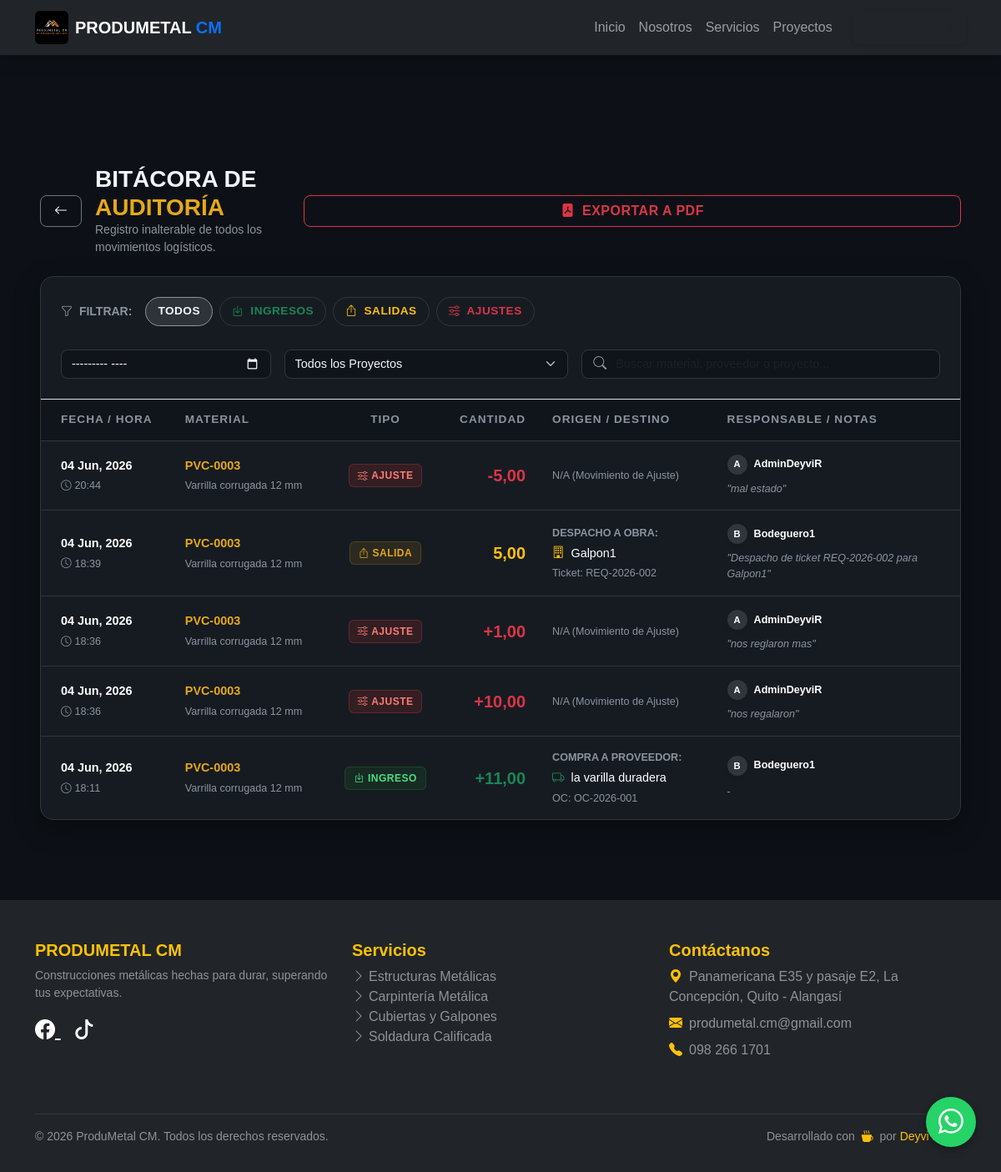
The app's page /erp/inventario/auditoria/ (signed in) with its own data.
### web/models.py (models this page shows, shortened)
class MovimientoInventario(models.Model):
    TIPO_MOVIMIENTO = [
        ('INGRESO', 'Ingreso por Compra (Abastecimiento)'),
        ('SALIDA', 'Salida por Requerimiento (Despacho)'),
        ('AJUSTE', 'Ajuste Manual de Inventario'),
        ('VENTA', 'Venta a Terceros'),
        ('TRANSFERENCIA', 'Transferencia entre Bodegas'),
    ]
    material = models.ForeignKey(Material, on_delete=models.PROTECT, related_name='movimientos')
    tipo = models.CharField(max_length=15, choices=TIPO_MOVIMIENTO)
    cantidad = models.DecimalField(max_digits=10, decimal_places=2)
    bodega_origen = models.ForeignKey(Bodega, on_delete=models.SET_NULL, null=True, blank=True, related_name='movimientos_salida')
    bodega_destino = models.ForeignKey(Bodega, on_delete=models.SET_NULL, null=True, blank=True, related_name='movimientos_ingreso')
    fecha_hora = models.DateTimeField(default=timezone.now)
    responsable = models.ForeignKey(User, on_delete=models.SET_NULL, null=True, blank=True)
    requerimiento_asociado = models.ForeignKey('Requerimiento', on_delete=models.SET_NULL, null=True, blank=True)
    orden_compra_asociada = models.ForeignKey('OrdenCompra', on_delete=models.SET_NULL, null=True, blank=True)
    observaciones = models.TextField(blank=True, null=True)
    certificado_calidad = models.FileField(
        upload_to='certificados/%Y/%m/%d/', blank=True, null=True,
        validators=[FileExtensionValidator(allowed_extensions=['pdf'])],
        help_text="Certificado de calidad subido por bodega"
    )
    history = HistoricalRecords()

class Material(models.Model):
    categoria = models.ForeignKey(Categoria, on_delete=models.PROTECT)
    sku = models.CharField(
        max_length=50, unique=True, blank=True, editable=False,
        help_text="Código único auto-generado"
    )
    nombre = models.CharField(
        max_length=200,
        help_text="Nombre comercial o norma técnica"
    )
    descripcion = models.TextField(blank=True, null=True)
    stock_actual = models.DecimalField(
        max_digits=10, decimal_places=2, default=0.00,
        help_text="Stock Total (Suma de bodegas). Denormalizado para reportes rápidos."
    )
    stock_minimo = models.DecimalField(
        max_digits=10, decimal_places=2, default=5.00,
        help_text="Umbral para alertas de reabastecimiento"
    )
    precio_base = models.DecimalField(
        max_digits=10, decimal_places=2, default=0.00,
        help_text="Precio unitario sin impuesto"
    )
    impuesto_porcentaje = models.DecimalField(
        max_digits=5, decimal_places=2, default=15.00,
        help_text="Porcentaje de impuesto (IVA, etc)"
    )
    is_active = models.BooleanField(
        default=True,
        help_text="Desmarcar para borrado lógico (mantiene histórico)"
    )
    fecha_creacion = models.DateTimeField(auto_now_add=True)
    fecha_modificacion = models.DateTimeField(auto_now=True)
    history = HistoricalRecords()
    class Meta:
        verbose_name_plural = "Inventario (Materiales y Consumibles)"
        ordering = ['-fecha_creacion']
        indexes = [
            models.Index(fields=['sku']),
            models.Index(fields=['categoria', 'is_active']),
        ]

class Requerimiento(models.Model):
    ESTADOS = [
        ('PENDIENTE', 'Pendiente de Aprobación Admin'),
        ('APROBADO', 'Aprobado'),
        ('RECHAZADO', 'Rechazado'),
        ('PARCIALMENTE_DESPACHADO', 'Parcialmente Despachado'),
        ('DESPACHADO', 'Despachado Totalmente'),
        ('EN_COMPRAS', 'Enviado a Compras'),
    ]
    folio = models.CharField(max_length=20, unique=True, blank=True, editable=False)
    solicitante = models.ForeignKey(User, on_delete=models.PROTECT, related_name='requerimientos')
    proyecto = models.ForeignKey(Proyecto, on_delete=models.PROTECT)
    fecha_solicitud = models.DateTimeField(auto_now_add=True)
    estado = models.CharField(max_length=30, choices=ESTADOS, default='PENDIENTE')
    observaciones = models.TextField(blank=True)
    history = HistoricalRecords()

class Proyecto(models.Model):
    nombre = models.CharField(max_length=200)
    centro_costos = models.CharField(max_length=100, unique=True, blank=True)
    descripcion = models.TextField(blank=True, null=True, verbose_name="Descripción del Proyecto")
    is_active = models.BooleanField(default=True, help_text="Desmarcar para borrado lógico")
    fecha_creacion = models.DateTimeField(auto_now_add=True)
    bodega_proyecto = models.OneToOneField(Bodega, on_delete=models.SET_NULL, null=True, blank=True, related_name='proyecto_asociado')
    history = HistoricalRecords() # AUDITORÍA TOTAL

class OrdenCompra(models.Model):
    ESTADOS = [
        ('BORRADOR', 'Borrador (Cotizando)'),
        ('EMITIDA', 'Emitida al Proveedor'),
        ('EN_TRANSITO', 'En tránsito (Logística)'),
        ('RECIBIDA_PARCIAL', 'Recibida Parcialmente (Alerta Compras)'),
        ('RECIBIDA', 'Recibida Total (Stock Actualizado)'),
        ('CANCELADA', 'Cancelada'),
    ]
    folio = models.CharField(max_length=20, unique=True, blank=True, editable=False)
    proveedor = models.CharField(max_length=200, help_text="Nombre de la ferretería o distribuidor")
    fecha_creacion = models.DateTimeField(auto_now_add=True)
    creado_por = models.ForeignKey(User, on_delete=models.PROTECT, related_name='ordenes_compra')
    estado = models.CharField(max_length=25, choices=ESTADOS, default='BORRADOR')
    numero_factura = models.CharField(max_length=100, blank=True, null=True, verbose_name="N° de Factura")
    observaciones = models.TextField(blank=True, null=True, verbose_name="Observaciones")
    documento_respaldo = models.FileField(
        upload_to='compras_facturas/%Y/%m/%d/', blank=True, null=True,
        validators=[FileExtensionValidator(allowed_extensions=['pdf', 'jpg', 'png'])],
        help_text="Factura o Certificado provisto por el proveedor"
    )
    history = HistoricalRecords()
    class Meta:
        verbose_name_plural = "Órdenes de Compra"

### web/views.py (the view)
# urls.py: path('erp/inventario/auditoria/', views.historial_movimientos, name='historial_movimientos'),
@login_required(login_url='login')
@user_passes_test(es_admin, login_url='dashboard_erp')
def historial_movimientos(request):
    movimientos_list = MovimientoInventario.objects.all().order_by('-fecha_hora')
    tipo_filtro = request.GET.get('tipo')
    if tipo_filtro:
        movimientos_list = movimientos_list.filter(tipo=tipo_filtro)
    mes_filtro = request.GET.get('mes')
    if mes_filtro:
        try:
            year, month = mes_filtro.split('-')
            movimientos_list = movimientos_list.filter(fecha_hora__year=year, fecha_hora__month=month)
        except ValueError:
            pass
    proyecto_id = request.GET.get('proyecto')
    if proyecto_id:
        movimientos_list = movimientos_list.filter(requerimiento_asociado__proyecto_id=proyecto_id)
    proyectos_activos = Proyecto.objects.filter(is_active=True).order_by('nombre')
    proyectos_inactivos = Proyecto.objects.filter(is_active=False).order_by('nombre')
    paginator = Paginator(movimientos_list, 30)
    page_number = request.GET.get('page')
    page_obj = paginator.get_page(page_number)
    return render(request, 'web/erp/auditoria.html', {
        'page_obj': page_obj, 'tipo_filtro': tipo_filtro, 'mes_filtro': mes_filtro,
        'proyecto_id': proyecto_id, 'proyectos_activos': proyectos_activos,
        'proyectos_inactivos': proyectos_inactivos, 'rol': 'Administrador'
    })

### web/templates/web/erp/auditoria.html (shortened to what this page needs)
{% extends 'web/base.html' %}
{% load static %}
{% block content %}
<div class="container-fluid px-3 px-xl-5 erp-container mb-5 py-4 py-md-5">
    <div class="d-flex flex-column flex-md-row justify-content-between align-items-start align-items-md-center gap-3 mb-4 fade-up">
        <div class="d-flex align-items-center gap-3">
            <a href="{% url 'dashboard_erp' %}" class="btn btn-outline-secondary text-white border-secondary px-3" style="border-radius: 8px;">
                <i class="bi bi-arrow-left"></i>
            </a>
            <div>
                <h3 class="mb-0 fs-3" style="font-family: var(--font-display); font-weight: 800; text-transform: uppercase;">Bitácora de <span style="color: var(--pm-amber);">Auditoría</span></h3>
                <p class="mb-0 text-muted small">Registro inalterable de todos los movimientos logísticos.</p>
            </div>
        </div>
        <div class="w-100 w-md-auto">
            <a href="{% url 'imprimir_pdf_auditoria' %}?tipo={{ tipo_filtro|default:'' }}&mes={{ mes_filtro|default:'' }}&proyecto={{ proyecto_id|default:'' }}" target="_blank" class="btn btn-outline-danger shadow-sm w-100 fw-bold" style="border-radius: 8px; font-family: var(--font-display); text-transform: uppercase; letter-spacing: 0.5px;">
                <i class="bi bi-file-pdf-fill me-1"></i> Exportar a PDF
            </a>
        </div>
    </div>
    <div class="card card-minimal overflow-hidden fade-up delay-1">
        <div class="card-header bg-transparent border-bottom p-3 p-md-4">
            <form method="GET" class="row g-3 align-items-center">
                <div class="col-12 col-xl-12 mb-1">
                    <div class="filtros-scroll">
                        <span class="text-muted small text-uppercase fw-bold me-2"><i class="bi bi-funnel me-1"></i> Filtrar:</span>
                        <a href="?tipo=&mes={{ mes_filtro|default:'' }}&proyecto={{ proyecto_id|default:'' }}" class="filtro-chip {% if not tipo_filtro %}active{% endif %}">Todos</a>
                        <a href="?tipo=INGRESO&mes={{ mes_filtro|default:'' }}&proyecto={{ proyecto_id|default:'' }}" class="filtro-chip text-success {% if tipo_filtro == 'INGRESO' %}active{% endif %}"><i class="bi bi-box-arrow-in-down me-1"></i> Ingresos</a>
                        <a href="?tipo=SALIDA&mes={{ mes_filtro|default:'' }}&proyecto={{ proyecto_id|default:'' }}" class="filtro-chip text-warning {% if tipo_filtro == 'SALIDA' %}active{% endif %}"><i class="bi bi-box-arrow-up me-1"></i> Salidas</a>
                        <a href="?tipo=AJUSTE&mes={{ mes_filtro|default:'' }}&proyecto={{ proyecto_id|default:'' }}" class="filtro-chip text-danger {% if tipo_filtro == 'AJUSTE' %}active{% endif %}"><i class="bi bi-sliders me-1"></i> Ajustes</a>
                    </div>
                </div>
                <div class="col-12 col-md-4 col-lg-3">
                    <input type="month" name="mes" value="{{ mes_filtro|default:'' }}" class="form-control form-control-pm w-100" onchange="this.form.submit()" title="Filtrar por Mes">
                </div>
                <div class="col-12 col-md-5 col-lg-4">
                    <div class="d-flex align-items-center gap-2">
                        <select name="proyecto" class="form-select form-select-pm w-100" onchange="this.form.submit()">
                            <option value="">Todos los Proyectos</option>
                        </select>
                    </div>
                </div>
                <div class="col-12 col-md-12 col-lg-5 ms-auto">
                    <div class="position-relative w-100">
                        <i class="bi bi-search position-absolute" style="left: 14px; top: 50%; transform: translateY(-50%); color: var(--pm-text-muted);"></i>
                        <input type="text" class="form-control form-control-pm w-100" style="padding-left: 40px;" id="searchInput" placeholder="Buscar material, proveedor o proyecto..." />
                    </div>
                </div>
            </form>
        </div>
        <div class="table-responsive">
            <table class="table table-modern" id="auditTable">
                <thead>
                    <tr>
                        <th class="ps-4">Fecha / Hora</th>
                        <th style="min-width: 180px;">Material</th>
                        <th class="text-center">Tipo</th>
                        <th class="text-end">Cantidad</th>
                        <th style="min-width: 200px;">Origen / Destino</th>
                        <th class="d-none d-md-table-cell">Responsable / Notas</th>
                    </tr>
                </thead>
                <tbody>
                    {% for mov in page_obj %}
                    <tr data-search="{{ mov.material.nombre|lower }} {{ mov.requerimiento_asociado.proyecto.nombre|lower|default:'' }} {{ mov.orden_compra_asociada.proveedor|lower|default:'' }}">
                        <td class="ps-4 text-nowrap">
                            <div class="fw-bold text-white mb-1">{{ mov.fecha_hora|date:"d M, Y" }}</div>
                            <div class="text-muted small"><i class="bi bi-clock me-1"></i>{{ mov.fecha_hora|time:"H:i" }}</div>
                        </td>
                        <td>
                            <div class="fw-bold text-truncate" style="color: var(--pm-amber); max-width: 200px;">{{ mov.material.sku }}</div>
                            <div class="small text-muted text-wrap mt-1" style="max-width: 250px;">{{ mov.material.nombre }}</div>
                        </td>
                        <td class="text-center align-middle">
                            {% if mov.tipo == 'INGRESO' %}
                                <span class="badge-soft badge-soft-success"><i class="bi bi-box-arrow-in-down me-1"></i> Ingreso</span>
                            {% elif mov.tipo == 'SALIDA' %}
                                <span class="badge-soft badge-soft-warning"><i class="bi bi-box-arrow-up me-1"></i> Salida</span>
                            {% else %}
                                <span class="badge-soft badge-soft-danger"><i class="bi bi-sliders me-1"></i> Ajuste</span>
                            {% endif %}
                        </td>
                        <td class="text-end align-middle fw-bold fs-5 {% if mov.tipo == 'INGRESO' %}text-success{% elif mov.tipo == 'SALIDA' %}text-warning{% else %}text-danger{% endif %}" style="font-family: var(--font-display);">
                            {% if mov.tipo == 'INGRESO' or mov.tipo == 'AJUSTE' and mov.cantidad > 0 %}+{% endif %}{{ mov.cantidad }}
                        </td>
                        <td>
                            {% if mov.tipo == 'SALIDA' and mov.requerimiento_asociado %}
                                <div class="small text-muted text-uppercase fw-bold mb-1">Despacho a Obra:</div>
                                <div class="text-white text-truncate" style="max-width: 220px;"><i class="bi bi-building me-1 text-warning"></i> {{ mov.requerimiento_asociado.proyecto.nombre }}</div>
                                <div class="small text-muted mt-1">Ticket: {{ mov.requerimiento_asociado.folio }}</div>
                            {% elif mov.tipo == 'INGRESO' and mov.orden_compra_asociada %}
                                <div class="small text-muted text-uppercase fw-bold mb-1">Compra a Proveedor:</div>
                                <div class="text-white text-truncate" style="max-width: 220px;"><i class="bi bi-truck me-1 text-success"></i> {{ mov.orden_compra_asociada.proveedor }}</div>
                                <div class="small text-muted mt-1">OC: {{ mov.orden_compra_asociada.folio }}</div>
                            {% else %}
                                <span class="text-muted small">N/A (Movimiento de Ajuste)</span>
                            {% endif %}
                        </td>
                        <td class="d-none d-md-table-cell">
                            <div class="d-flex align-items-center mb-2">
                                <div class="rounded-circle d-flex justify-content-center align-items-center me-2 text-white shadow-sm" style="width: 24px; height: 24px; font-size: 0.7rem; font-weight: bold; background: var(--pm-border);">
                                    {{ mov.responsable.username|make_list|first|upper }}
                                </div>
                                <span class="small fw-semibold text-white">{{ mov.responsable.username }}</span>
                            </div>
                            {% if mov.observaciones %}
                                <div class="small text-muted text-wrap" style="max-width: 250px; font-style: italic;">
                                    "{{ mov.observaciones }}"
                                </div>
                            {% else %}
                                <span class="text-muted small">-</span>
                            {% endif %}
                        </td>
                    </tr>
                    {% endfor %}
                </tbody>
            </table>
        </div>
    </div>
</div>
{% endblock %}

### records on screen
MovimientoInventario: fecha_hora "04 Jun, 2026", fecha_hora "20:44", material.sku "PVC-0003", material.nombre "Varrilla corrugada 12 mm", tipo "AJUSTE" (drawn), cantidad "-5,00", responsable.username|make_list "A", responsable.username "AdminDeyviR", observaciones "mal estado"
MovimientoInventario: fecha_hora "04 Jun, 2026", fecha_hora "18:39", material.sku "PVC-0003", material.nombre "Varrilla corrugada 12 mm", tipo "SALIDA" (drawn), cantidad "5,00", requerimiento_asociado.proyecto.nombre "Galpon1", requerimiento_asociado.folio "REQ-2026-002", responsable.username|make_list "B", responsable.username "Bodeguero1", observaciones "Despacho de ticket REQ-2026-002 para Galpon1"
MovimientoInventario: fecha_hora "04 Jun, 2026", fecha_hora "18:36", material.sku "PVC-0003", material.nombre "Varrilla corrugada 12 mm", tipo "AJUSTE" (drawn), cantidad "1,00", responsable.username|make_list "A", responsable.username "AdminDeyviR", observaciones "nos reglaron mas"
MovimientoInventario: fecha_hora "04 Jun, 2026", fecha_hora "18:36", material.sku "PVC-0003", material.nombre "Varrilla corrugada 12 mm", tipo "AJUSTE" (drawn), cantidad "10,00", responsable.username|make_list "A", responsable.username "AdminDeyviR", observaciones "nos regalaron"
MovimientoInventario: fecha_hora "04 Jun, 2026", fecha_hora "18:11", material.sku "PVC-0003", material.nombre "Varrilla corrugada 12 mm", tipo "INGRESO" (drawn), cantidad "11,00", orden_compra_asociada.proveedor "la varilla duradera", orden_compra_asociada.folio "OC-2026-001", responsable.username|make_list "B", responsable.username "Bodeguero1"
